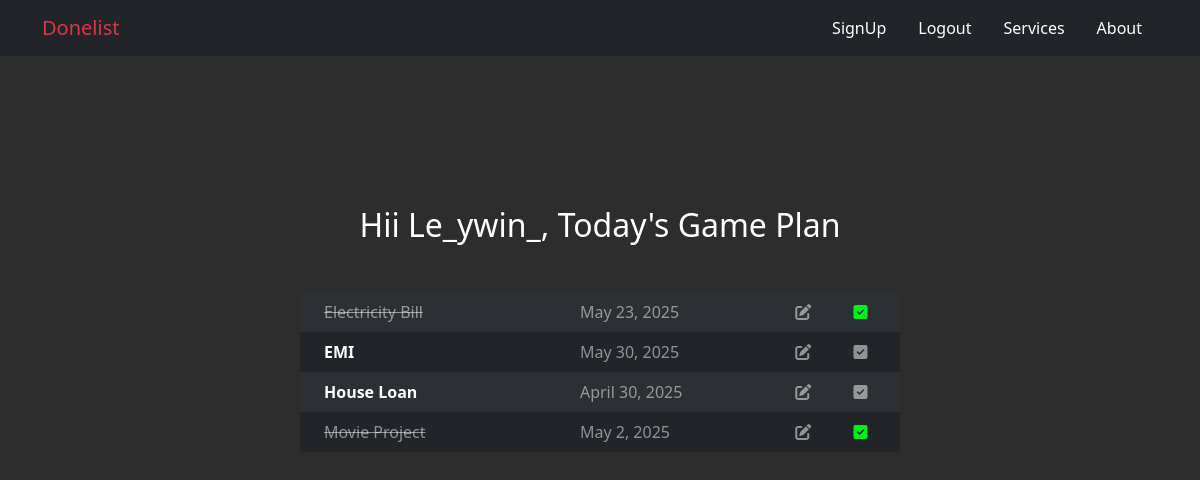
Screenshot of /taskview/ (signed in) with the database file from the repository.
### App/models.py (models this page shows, shortened)
class TaskModel(models.Model):
    taskname = models.CharField(max_length=100)
    created_date = models.DateField(auto_now_add=True)
    due_date = models.DateField()
    description = models.TextField(null=True,blank=True)
    category = [
        ('Work','Work'),
        ('Personal','Personal'),
        ('Urgent','Urgent')
    ]
    task_category = models.CharField(max_length=100,choices=category)
    completed_status = models.BooleanField(default=False)
    user_id = models.ForeignKey(User,on_delete=models.CASCADE)

### App/views.py (the view)
# urls.py: path('taskview/',av.TaskReadView.as_view(),name="taskview"),
class TaskReadView(View):
    def get(self,request):
        result = TaskModel.objects.all()
        return render(request,"taskview.html",{'result':result})

### App/templates/taskview.html (shortened to what this page needs)
{% extends 'base.html' %}
{% block content %}
<link rel="stylesheet" href="https://cdnjs.cloudflare.com/ajax/libs/font-awesome/6.7.2/css/all.min.css" />
<div>
    <h2 class="text-center" style="margin-top: 150px;">Hii {{request.user}}, Today's Game Plan</h2>
<table class="table-dark table table-striped table-hover table-borderless w-50 m-auto mt-5 ">
    {% for i in result %}
    <tr class="mt-2">
        {% if i.completed_status %}
            <td class=""><a href="{% url 'detail' i.id %}" class="p-3 text-decoration-none text-white-50 text-decoration-line-through">{{i.taskname}}</a></td>
        {% else %}
            <td class="fw-bold"><a href="{% url 'detail' i.id %}" class="p-3 text-decoration-none text-white">{{i.taskname}}</a></td>
        {% endif %}
        <td class="text-white-50">{{i.due_date}}</td>
        <td><a href="{% url 'update' i.id %}" class="link-light"><i class="fa-solid fa-pen-to-square text-white-50"></i></a></td>
        {% if i.completed_status %}
            <td><a href=""><i class="fa-solid fa-square-check" style="color: #00f01c;"></i></a></td>
        {% else %}
        <td><a href="{% url 'edit' i.id %}" class="link-light"><i class="fa-solid fa-square-check text-white-50"></i></a></td>
        {% endif %}
    </tr>
    {% endfor %}
</table>
</div>
{% endblock %}

### App/templates/base.html (style rules this page uses)
body { background-color: #2d2d2d; background-image: url('https://www.transparenttextures.com/patterns/black-linen.png'); color: white; }

### rows the page displays
TaskModel: taskname "Electricity Bill", due_date "May 23, 2025", completed_status True (drawn)
TaskModel: taskname "EMI", due_date "May 30, 2025", completed_status False (drawn)
TaskModel: taskname "House Loan", due_date "April 30, 2025", completed_status False (drawn)
TaskModel: taskname "Movie Project", due_date "May 2, 2025", completed_status True (drawn)

### other values shown
{{ request.user }} "Le_ywin_"
